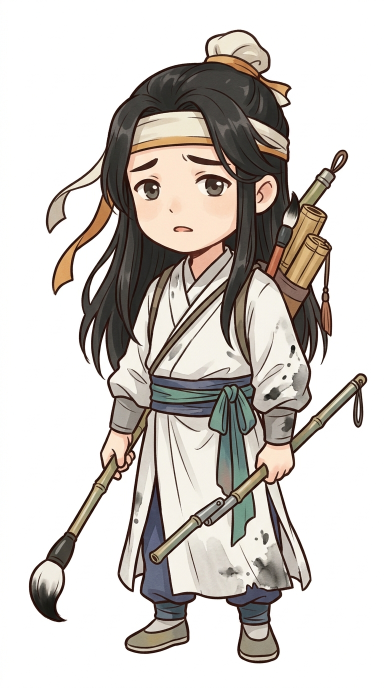
#> input picture art_src/fullbody/bai_yan_full.jpg, 768 x 1376 px (shown at 1/2 size); its folder holds only this picture in this run
$ python process_tier2.py
#> lines starting #> are read from the running program, lines starting #| are printed output that depends on the picture; after the words box and inside, x2 and y2 are one past the last pixel; in counts of white or black regions, pixels touching at a corner belong together
"""Tier 2 art pipeline: art_src -> game/art.
  fullbody/<id>_full.jpg   -> game/art/figures/<id>.png      (white background cut out, cropped to the figure)
  backgrounds2/<id>.jpg    -> game/art/backgrounds/<id>.jpg
  endings/ending_<id>.jpg  -> game/art/endings/<id>.jpg
  ui/paper.jpg             -> game/art/ui/paper.jpg           (seamless tile)
  ui/brush_plate.jpg       -> game/art/ui/brush_plate.png     (ink on transparent)
Run from the repo root: python3 scripts/process_tier2.py
"""
import glob
import os
import shutil

import numpy as np
from PIL import Image
from scipy import ndimage

ROOT = os.path.dirname(os.path.dirname(os.path.abspath(__file__)))
SRC = os.path.join(ROOT, "art_src")
OUT = os.path.join(ROOT, "game", "art")
SCALE = 0.75          # 768x1376 sources -> about 576x1032, plenty for a phone


def cutout(path: str) -> Image.Image:
    img = Image.open(path).convert("RGB")
    a = np.array(img).astype(int)
    mx = a.max(axis=2)
    mn = a.min(axis=2)
    white = (mn >= 246) & ((mx - mn) <= 8)
    lab, n = ndimage.label(white)
    border = set(np.unique(np.concatenate([lab[0], lab[-1], lab[:, 0], lab[:, -1]]))) - {0}
    bg = np.isin(lab, list(border))
    # Enclosed white gaps (between an arm and the body, inside a staff loop) are background too.
    sizes = ndimage.sum(white, lab, index=np.arange(1, n + 1))
    for i, s in enumerate(sizes, start=1):
        if i not in border and s >= 300:
            bg |= lab == i
    # Soft ground shadows (Xiao): light grey, low chroma, connected to the background.
    soft = (mn >= 205) & ((mx - mn) <= 14)
    lab2, _ = ndimage.label(soft | bg)
    touch = set(np.unique(lab2[bg])) - {0}
    bg |= np.isin(lab2, list(touch)) & soft
    if os.path.basename(path).startswith("xiao_hanchuan"):
        # A painted ground shadow under the boots: light pixels in the foot band are background.
        band = np.zeros_like(bg)
        band[1185:, :] = True
        bg |= band & (mn >= 170)
    bg = ndimage.binary_dilation(bg, iterations=1)       # eat the pale halo around the outline
    alpha = 1.0 - ndimage.gaussian_filter(bg.astype(float), 0.7)
    alpha = np.clip((alpha - 0.15) / 0.7, 0, 1)
    rgba = np.dstack([np.array(img), (alpha * 255).astype(np.uint8)])
    out = Image.fromarray(rgba, "RGBA")
    bbox = out.getchannel("A").point(lambda v: 255 if v > 24 else 0).getbbox()
    pad = 6
    box = (max(0, bbox[0] - pad), max(0, bbox[1] - pad), min(out.width, bbox[2] + pad), min(out.height, bbox[3] + pad))
    out = out.crop(box)
    # One scale for every figure keeps their relative heights (the game reads the texture height).
    return out.resize((max(1, round(out.width * SCALE)), max(1, round(out.height * SCALE))), Image.LANCZOS)


def main() -> None:
    for d in ("figures", "backgrounds", "endings", "ui"):
        os.makedirs(os.path.join(OUT, d), exist_ok=True)
    for p in sorted(glob.glob(os.path.join(SRC, "fullbody", "*_full.jpg"))):
        id_ = os.path.basename(p)[: -len("_full.jpg")]
        im = cutout(p)
#> in cutout, img is the input picture: PIL image 768x1376 RGB; mean R, G, B 206.2, 201.1, 196.3
#> in cutout, `white = (mn >= 246) & ((mx - mn) <= 8)`:
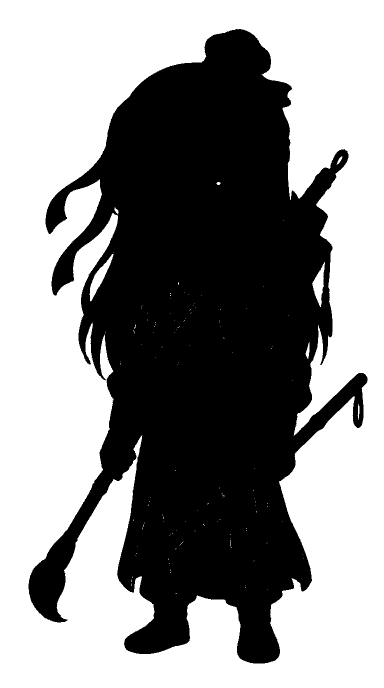
#> white: shape (1376, 768) bool (shown at 1/2 size); 55.5% white; 1 black region, box (x1, y1, x2, y2) and area: (57, 58, 735, 1327) 469978
#> in cutout, `lab, n = ndimage.label(white)`:
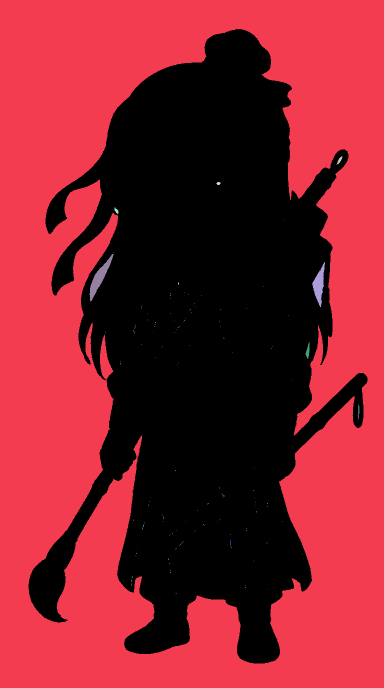
#> lab: shape (1376, 768) int32 (shown at 1/2 size); 171 distinct labels, from 0 to 170; one colour per label, 0 black
#> in cutout, `lab, n = ndimage.label(white)`: n = 170
#> in cutout, `border = set(np.unique(np.concatenate([lab[0], lab[-1], lab[:, 0], lab..`: border = 1 item
#> in cutout, `bg = np.isin(lab, list(border))`: bg: shape (1376, 768) bool; 55.2% white; 1 black region, box (x1, y1, x2, y2) and area: (57, 58, 735, 1327) 473000
#> in cutout, `sizes = ndimage.sum(white, lab, index=np.arange(1, n + 1))`: sizes = 170 values, max 583768 at index 0, min 1 at index 1, mean 3451.7
#> the loop in cutout, `for i, s in enumerate(sizes, start=1):` made 170 passes
#> s on passes 1 to 3: 583768, 1, 72
#> after the loop in cutout, `for i, s in enumerate(sizes, start=1):`:
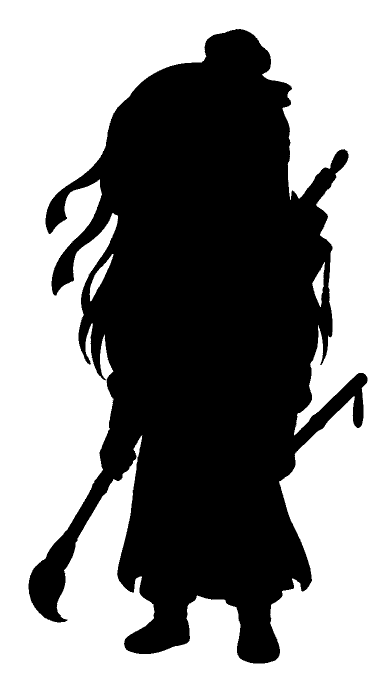
#> bg: shape (1376, 768) bool (shown at 1/2 size); 55.5% white; 1 black region, box (x1, y1, x2, y2) and area: (57, 58, 735, 1327) 470624
#> in cutout, `soft = (mn >= 205) & ((mx - mn) <= 14)`: soft: shape (1376, 768) bool; 61.9% white; 594 black regions (572 under 20 px), largest, box (x1, y1, x2, y2) and area: (58, 59, 735, 1327) 398867, (509, 1054, 538, 1092) 545, (572, 718, 587, 742) 179
#> in cutout, `lab2, _ = ndimage.label(soft | bg)`:
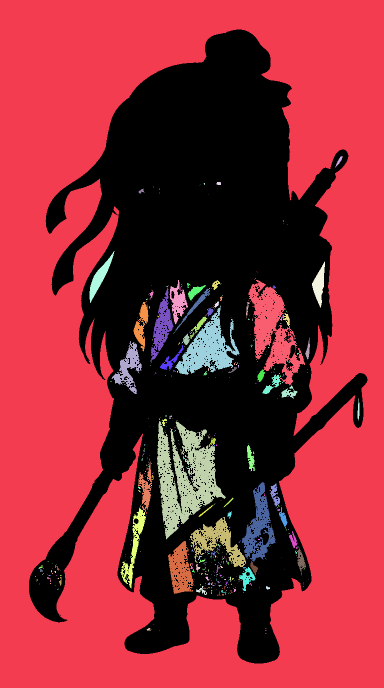
#> lab2: shape (1376, 768) int32 (shown at 1/2 size); 633 distinct labels, from 0 to 632; one colour per label, 0 black
#> in cutout, `touch = set(np.unique(lab2[bg])) - {0}`: touch = 3 items
#> in cutout, `bg |= np.isin(lab2, list(touch)) & soft`: bg: shape (1376, 768) bool; 55.8% white; 1 black region, box (x1, y1, x2, y2) and area: (58, 59, 735, 1327) 467353
#> in cutout, `bg = ndimage.binary_dilation(bg, iterations=1)`: bg: shape (1376, 768) bool; 56.4% white; 1 black region, box (x1, y1, x2, y2) and area: (59, 60, 734, 1326) 460826
#> in cutout, `bbox = out.getchannel("A").point(lambda v: 255 if v > 24 else 0).getbb..`: bbox = (59, 60, 734, 1326)
#> in cutout, `box = (max(0, bbox[0] - pad), max(0, bbox[1] - pad), min(out.width, bb..`: box = (53, 54, 740, 1332)
        im.save(os.path.join(OUT, "figures", id_ + ".png"), optimize=True)
        print("figure", id_, im.size)
#| figure bai_yan (515, 958)
    for p in sorted(glob.glob(os.path.join(SRC, "backgrounds2", "*.jpg"))):
        shutil.copyfile(p, os.path.join(OUT, "backgrounds", os.path.basename(p)))
        print("background", os.path.basename(p))
    for p in sorted(glob.glob(os.path.join(SRC, "endings", "ending_*.jpg"))):
        id_ = os.path.basename(p)[len("ending_"):]
        shutil.copyfile(p, os.path.join(OUT, "endings", id_))
        print("ending", id_)
    paper = Image.open(os.path.join(SRC, "ui", "paper.jpg")).convert("RGB")
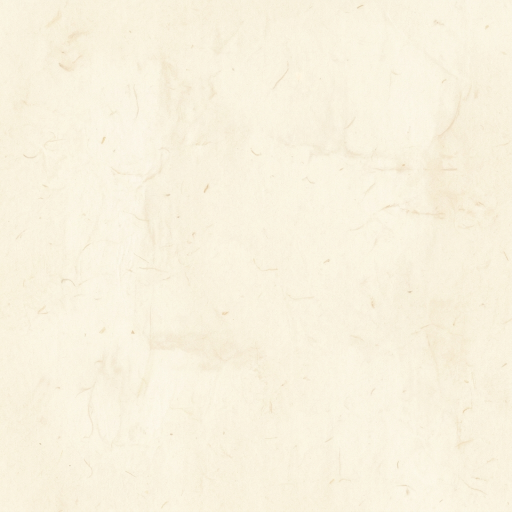
#> input picture art_src/ui/paper.jpg, 1024 x 1024 px (shown at 1/2 size)
#> paper is the input picture: PIL image 1024x1024 RGB; mean R, G, B 248.7, 242, 222.9
    paper.resize((512, 512), Image.LANCZOS).save(os.path.join(OUT, "ui", "paper.jpg"), quality=88)
    plate = Image.open(os.path.join(SRC, "ui", "brush_plate.jpg")).convert("L")
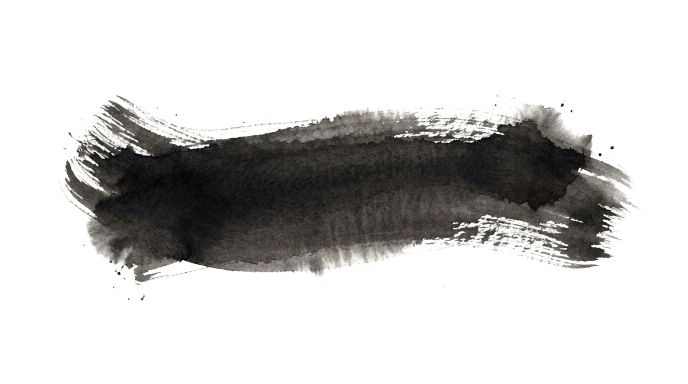
#> input picture art_src/ui/brush_plate.jpg, 1376 x 768 px (shown at 1/2 size)
    g = np.array(plate).astype(float) / 255.0
    alpha = np.clip((0.97 - g) / 0.6, 0, 1)
#> alpha: shape (768, 1376) float64
    ink = np.zeros((*g.shape, 4), dtype=np.uint8)
    ink[..., 0], ink[..., 1], ink[..., 2] = 28, 22, 18
    ink[..., 3] = (alpha * 255).astype(np.uint8)
    pim = Image.fromarray(ink, "RGBA")
    pim = pim.crop(pim.getchannel("A").point(lambda v: 255 if v > 20 else 0).getbbox())
    pim = pim.resize((900, max(1, round(900 * pim.height / pim.width))), Image.LANCZOS)
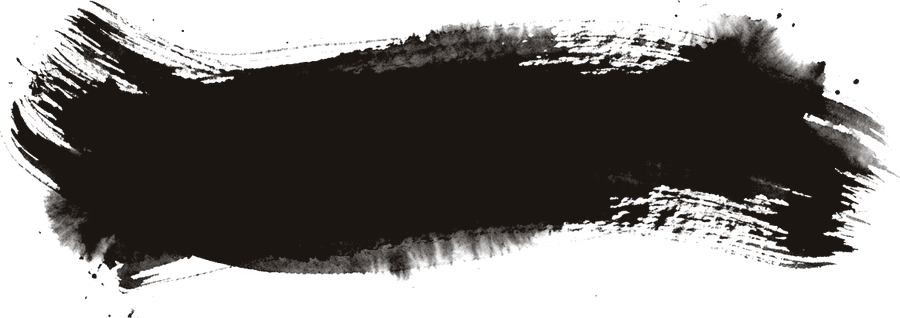
#> pim: PIL image 900x318 RGBA; mean R, G, B, A 17.2, 13.5, 11, 139; transparent parts drawn white
    pim.save(os.path.join(OUT, "ui", "brush_plate.png"), optimize=True)
    print("ui done")


if __name__ == "__main__":
    main()
